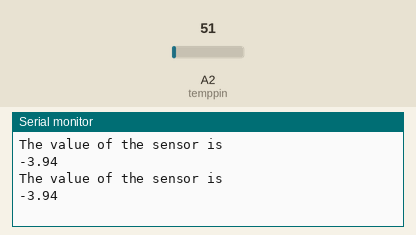
Recording of a sketch running on a simulated Arduino Uno, built with avr-gcc and run on an emulated ATmega328P. On the bench: the last lines printed to the serial monitor. The test bench sets the inputs (shaded band); at power-on: A2 (temppin) = 51. No radio packets arrive unless stated.

Above: at 2.8 s.
2.9 s: A2 (temppin) set to 61
At 5.2 s:
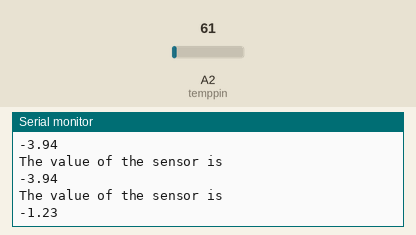
5.6 s: A2 (temppin) set to 71
At 6.9 s:
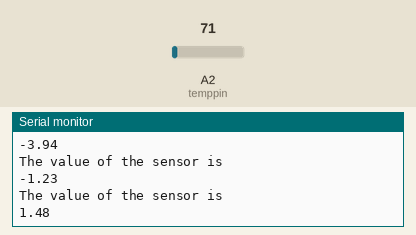
Timing chart, 0 to 8.6 s (numbered marks = the images above; inputs shaded):
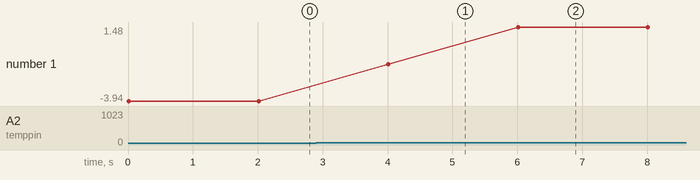

The sketch:

node4.ino
```cpp
#include <RF24.h>
#include <RF24Network.h>
#include <SPI.h>

int temppin=2;
float tempf, tempc;


RF24 radio(9,10);               // nRF24L01 (CE,CSN)
RF24Network network(radio);      // Include the radio in the network
const uint16_t this_node = 04;   // Address of this node in Octal format ( 04,031, etc)
const uint16_t node00 = 00;

void setup() {
  SPI.begin();
  Serial.begin(57600);
  radio.begin();
  network.begin(90, this_node);  //(channel, node address)
  //Serial.begin(9600);                               //UART setup, baudrate = 9600bps
}
void loop() {

  network.update();

  tempf=analogRead(temppin); // Reading data from the sensor.This voltage is stored as a 10bit number
  tempf=(5.0*tempf*1000.0)/(1024*10);
//  (32°F − 32) × 5/9 = 0°C
  tempc = (tempf-32)*5/9;
//  dtostrf(tempc, 6, 2, text);

  Serial.println("The value of the sensor is");
  Serial.println(tempc);
  RF24NetworkHeader header(node00);     // (Address where the data is going)
  bool ok = network.write(header, &tempc, sizeof(tempc));
  delay(2000);

}
```

Measured:
- after the input at 2.9 s, the serial monitor: prints a new line after 1.1 s (image 1)
- after the input at 5.6 s, the serial monitor: prints a new line after 0.41 s (image 2)
- plotted number 1: -3.94 → -1.23 after the input at 2.9 s, -1.23 → 1.48 after the input at 5.6 s
